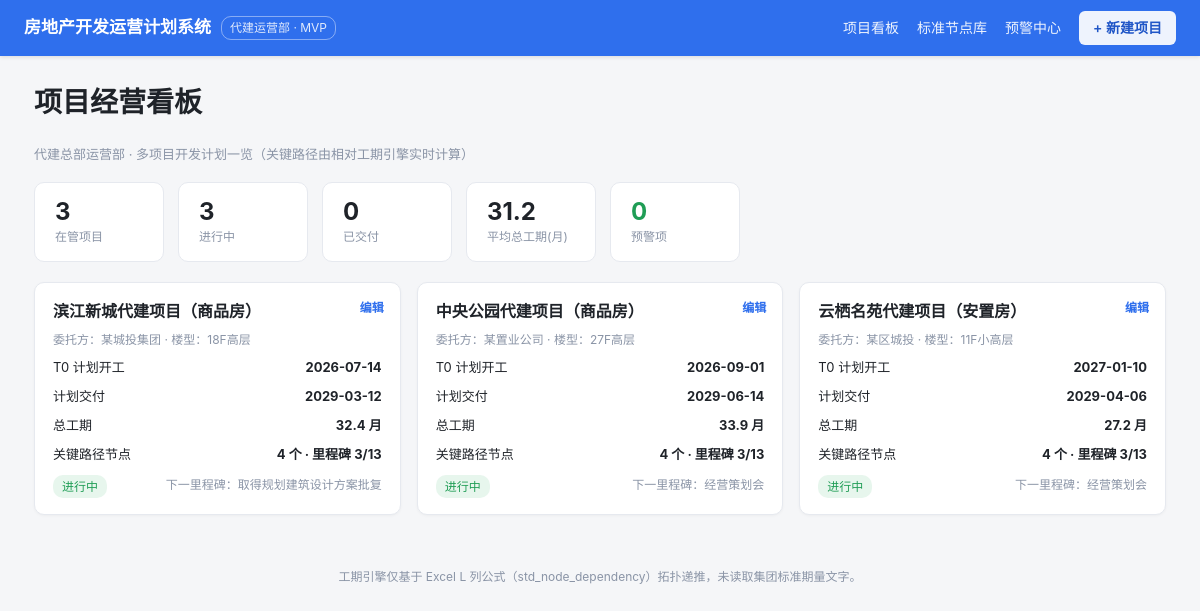
The page / on the database its author committed.
### tables this page shows
CREATE TABLE "project" ("id" INTEGER PRIMARY KEY, "name" TEXT, "client" TEXT, "building_type_id" INTEGER, "plan_start" TEXT, "plan_deliver" TEXT, "status" TEXT, "prereq_json" TEXT);

CREATE TABLE "building_type" ("id" INTEGER PRIMARY KEY, "code" TEXT, "name" TEXT);

CREATE TABLE "std_node" ("id" INTEGER PRIMARY KEY, "excel_row" INTEGER, "level" TEXT, "seq" INTEGER, "name" TEXT, "profession_id" INTEGER, "deliverable" TEXT, "support_doc" TEXT, "duration" INTEGER, "tmpl_finish_formula" TEXT, "depend_row" INTEGER, "offset_days" INTEGER, "base_is_t0" INTEGER, "has_condition" INTEGER, "version_no" INTEGER);

### app/app.py (the view)
@app.route("/")
def dashboard():
    con = db(); cur = con.cursor()
    cur.execute("SELECT id,name,client,building_type_id,plan_start,plan_deliver,status,prereq_json FROM project ORDER BY id")
    projects = cur.fetchall()
    cur.execute("SELECT id,name FROM building_type")
    bt = {r["id"]: r["name"] for r in cur.fetchall()}
    cur.execute("SELECT pn.project_id AS pid, COUNT(*) AS c FROM alert_record ar "
                "JOIN plan_node pn ON ar.plan_node_id=pn.id GROUP BY pn.project_id")
    alert_by_proj = {r["pid"]: r["c"] for r in cur.fetchall()}
    cur.close(); con.close()
    cards = []
    for p in projects:
        t0 = p["plan_start"]
        eng = engine_for(t0, p["prereq_json"], p["id"])
        d = eng.to_dict(project=p["name"])
        upcoming = [m for m in d["milestones"] if m["date"] and m["date"] >= TODAY.isoformat()]
        next_ms = upcoming[0] if upcoming else None
        cards.append(dict(
            id=p["id"], name=p["name"], client=p["client"],
            building_type=bt.get(p["building_type_id"], "—"),
            t0=(t0.isoformat() if hasattr(t0, "isoformat") else str(t0)),
            delivery=d["delivery_date"],
            total_months=d["total_months"], total_days=d["total_days"],
            crit_nodes=len(d["critical_path"]),
            crit_miles=sum(1 for m in d["milestones"] if m["critical"]),
            status=p["status"],
            next_milestone=next_ms,
            alerts=alert_by_proj.get(p["id"], 0),
        ))
    kpi = dict(
        total=len(cards),
        on_going=sum(1 for c in cards if c["status"] == "进行中"),
        delivered=sum(1 for c in cards if c["status"] == "已交付"),
        avg_months=round(sum(c["total_months"] or 0 for c in cards) / len(cards), 1) if cards else 0,
        alerts=sum(alert_by_proj.values()),
    )
    return render_template("dashboard.html", cards=cards, kpi=kpi)

### app/app.py (called while the page is built)
def db():
    return get_conn()

def engine_for(t0, prereq_json=None, project_id=None):
    return RelativeDateEngine(t0, prereq_json, project_id)

### db/dbconn.py (called while the page is built, shortened)
def _dict_factory(cursor, row):
    return {col[0]: row[i] for i, col in enumerate(cursor.description)}

def get_conn():
    con = sqlite3.connect(SQLITE_PATH, check_same_thread=False)
    con.row_factory = _dict_factory
    con.execute("PRAGMA journal_mode=DELETE")
    con.execute("PRAGMA busy_timeout=5000")
    return con

### db/engine.py (called while the page is built)
    def _parse_prereq(self, prereq_json):
        if not prereq_json:
            return {}
        try:
            pj = json.loads(prereq_json) if isinstance(prereq_json, str) else prereq_json
        except Exception:
            return {}
        res = {}
        for k, v in pj.items():
            if isinstance(k, str) and k.startswith("p") and v not in (None, ""):
                try:
                    pid = int(k[1:])
                except Exception:
                    continue
                code = self.prereq_code.get(pid)
                if code:
                    res[code] = int(v) if code == "topfloor" else v
        return res

    def _cond_match(self, cond):
        pv = self.prereq.get(cond["param"])
        if pv is None:
            return False
        cv = cond["value"]; op = cond["op"]
        if op == "=":
            return str(pv) == str(cv)
        if op == "<>":
            return str(pv) != str(cv)
        try:
            pv = float(pv); cv = float(cv)
        except Exception:
            return False
        return {">=": pv >= cv, "<=": pv <= cv, ">": pv > cv, "<": pv < cv}[op]

    def _eval_offset(self, expr):
        if expr is None:
            return None
        if "topfloor" not in expr:
            return int(eval(expr, {"__builtins__": {}}, {}))
        val = self.prereq.get("topfloor") or 0
        safe = re.sub(r"[^0-9topfloor+\-*/(). ]", "", expr)
        return int(eval(safe, {"__builtins__": {}}, {"topfloor": float(val)}))

    def _ancestors(self, nid):
        s = set(); cur = nid; g = 0
        while cur and cur not in s and g < 2000:
            s.add(cur)
            prev = None
            for (cid, did, drow, off, bt) in self.deps:
                if cid == cur and did in self.nodes:
                    prev = did; break
            cur = prev; g += 1
        return s

### app/templates/dashboard.html (shortened to what this page needs)
<meta charset="UTF-8">{% extends "base.html" %}
{% block content %}
<h1>项目经营看板</h1>
<div class="page-sub">代建总部运营部 · 多项目开发计划一览（关键路径由相对工期引擎实时计算）</div>
<div class="kpis">
  <div class="kpi"><b>{{ kpi.total }}</b><span>在管项目</span></div>
  <div class="kpi"><b>{{ kpi.on_going }}</b><span>进行中</span></div>
  <div class="kpi"><b>{{ kpi.delivered }}</b><span>已交付</span></div>
  <div class="kpi"><b>{{ kpi.avg_months }}</b><span>平均总工期(月)</span></div>
  <div class="kpi"><b style="color:{% if kpi.alerts %}var(--crit){% else %}var(--ok){% endif %}">{{ kpi.alerts }}</b><span>预警项</span></div>
</div>
<div class="grid">
  {% for c in cards %}
  <div class="pcard">
    <a class="pcard-link" href="{{ url_for('project_detail', pid=c.id) }}"></a>
    <a class="pcard-edit" href="{{ url_for('edit_project', pid=c.id) }}">编辑</a>
    <h3>{{ c.name }}</h3>
    <div class="meta">委托方：{{ c.client }} · 楼型：{{ c.building_type }}</div>
    <div class="row"><span>T0 计划开工</span><b>{{ c.t0 }}</b></div>
    <div class="row"><span>计划交付</span><b>{{ c.delivery }}</b></div>
    <div class="row"><span>总工期</span><b>{{ c.total_months }} 月</b></div>
    <div class="row"><span>关键路径节点</span><b>{{ c.crit_nodes }} 个 · 里程碑 {{ c.crit_miles }}/13</b></div>
    <div class="row" style="margin-top:10px">
      {% if c.status=='进行中' %}<span class="badge b-ongoing">进行中</span>{% else %}<span class="badge b-delivered">{{ c.status }}</span>{% endif %}
      {% if c.next_milestone %}<span class="muted" style="font-size:12px">下一里程碑：{{ c.next_milestone.name }}</span>{% endif %}
    </div>
  </div>
  {% endfor %}
</div>
{% endblock %}

### app/static/style.css (style rules this page uses)
:root { --bg: #f5f6f8; --panel: #ffffff; --ink: #1f2329; --muted: #8a94a6; --line: #e6e9ef; --brand: #2f6fed; --brand-d: #1f54c4; --ok: #1f9d55; --warn: #e8820c; --crit: #d9483b; }
* { box-sizing: border-box; }
html, body { margin: 0; padding: 0; }
body { font-family: -apple-system, "Segoe UI", "PingFang SC", "Microsoft YaHei", sans-serif; background: var(--bg); color: var(--ink); font-size: 14px; line-height: 1.6; }
.grid { display: grid; grid-template-columns: repeat(auto-fill, minmax(320px, 1fr)); gap: 16px; }
.pcard { position: relative; background: var(--panel); border: 1px solid var(--line); border-radius: 10px; padding: 16px 18px; box-shadow: 0 1px 3px rgba(0,0,0,.04); transition: box-shadow .15s ease, transform .15s ease; }
.pcard h3 { margin: 0 34px 6px 0; font-size: 16px; }
.pcard .meta { color: var(--muted); font-size: 12px; }
.pcard .row { display: flex; justify-content: space-between; margin-top: 8px; font-size: 13px; }
.pcard-link { position: absolute; inset: 0; z-index: 1; border-radius: 10px; }
.pcard-edit { position: absolute; top: 15px; right: 16px; z-index: 2; font-size: 12px; font-weight: 600; color: var(--brand); text-decoration: none; }
.kpis { display: flex; gap: 14px; margin-bottom: 20px; flex-wrap: wrap; }
.kpi { background: var(--panel); border: 1px solid var(--line); border-radius: 10px; padding: 14px 20px; min-width: 130px; }
.kpi b { display: block; font-size: 24px; font-weight: 700; line-height: 1.25; }
.kpi span { color: var(--muted); font-size: 12px; }
.muted { color: var(--muted); }
.page-sub { color: var(--muted); font-size: 13px; margin: 6px 0 18px; }
.badge { display: inline-block; font-size: 12px; padding: 2px 9px; border-radius: 10px; margin-right: 6px; }
.b-ongoing { background: #e7f6ed; color: var(--ok); }

### rows shown on the page
project: name "滨江新城代建项目（商品房）", client "某城投集团", t0 "2026-07-14"
building_type: building_type "18F高层"
std_node: next_milestone.name "取得规划建筑设计方案批复"
project: name "中央公园代建项目（商品房）", client "某置业公司", t0 "2026-09-01"
building_type: building_type "27F高层"
std_node: next_milestone.name "经营策划会" "经营策划会"
project: name "云栖名苑代建项目（安置房）", client "某区城投", t0 "2027-01-10"
building_type: building_type "11F小高层"

### other values the page prints
{{ kpi.total }} "3"
{{ kpi.on_going }} "3"
{{ kpi.delivered }} "0"
{{ kpi.avg_months }} "31.2"
{{ kpi.alerts }} "0"
{{ c.delivery }} "2029-03-12" "2029-06-14" "2029-04-06"
{{ c.total_months }} "32.4" "33.9" "27.2"
{{ c.crit_nodes }} "4" "4" "4"
{{ c.crit_miles }} "3" "3" "3"
